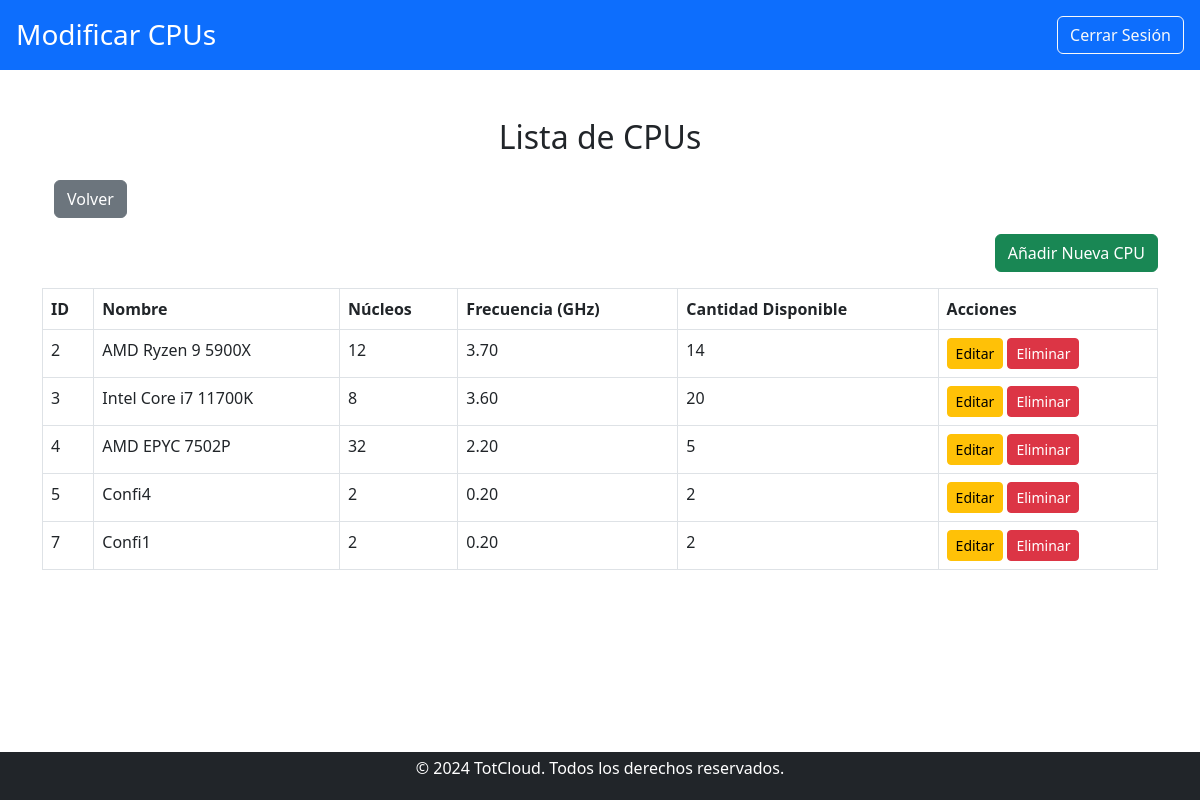
The app's page /trabajador/modificar_componentes/cpu/modificar_cpu.php (signed in), older data.
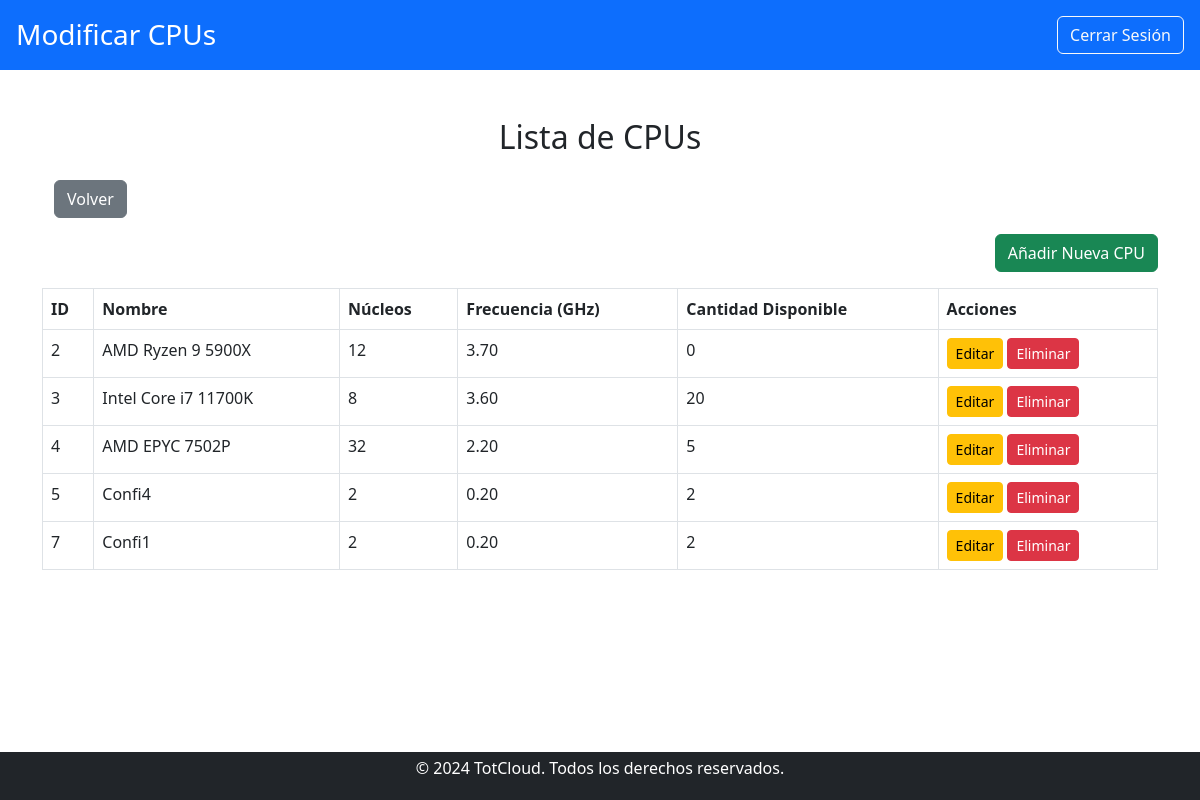
The same page, newer data.
### tables this page shows
CREATE TABLE `cpu` (
  `idCPU` int(11) NOT NULL,
  `Nombre` varchar(100) NOT NULL,
  `Fabricante` varchar(100) NOT NULL,
  `Arquitectura` varchar(50) NOT NULL,
  `Nucleos` int(11) NOT NULL,
  `Frecuencia` decimal(10,2) NOT NULL,
  `PrecioH` decimal(10,2) NOT NULL,
  `Cantidad` int(11) NOT NULL
);

### public/trabajador/modificar_componentes/cpu/modificar_cpu.php (the view, shortened to what this page needs)
<?php
include '../../../../includes/db_connect.php';
$cpus_query = "SELECT * FROM cpu";
$cpus_result = $conn->query($cpus_query);
?>
<!DOCTYPE html>
<html lang="es">
<head>
    <link href="https://cdn.jsdelivr.net/npm/bootstrap@5.3.0/dist/css/bootstrap.min.css" rel="stylesheet">
    <link href="../../../css/estilos.css" rel="stylesheet">
</head>
<body>
    <header class="bg-primary text-white d-flex justify-content-between align-items-center p-3">
        <div>
            <h1 class="h3 mb-0">Modificar CPUs</h1>
        </div>
        <div>
            <a href="../../../logout.php" class="btn btn-outline-light">Cerrar Sesión</a>
        </div>
    </header>
    <main class="container my-5">
        <h2 class="text-center mb-4">Lista de CPUs</h2>
        <div class="container my-3">
            <a href="../modificar_componentes.php" class="btn btn-secondary">Volver</a>
        </div>
        <div class="mb-3 text-end">
            <a href="crear_cpu.php" class="btn btn-success">Añadir Nueva CPU</a>
        </div>
        <?php if ($cpus_result && $cpus_result->num_rows > 0): ?>
            <table class="table table-bordered">
                <thead>
                    <tr>
                        <th>ID</th>
                        <th>Nombre</th>
                        <th>Núcleos</th>
                        <th>Frecuencia (GHz)</th>
                        <th>Cantidad Disponible</th>
                        <th>Acciones</th>
                    </tr>
                </thead>
                <tbody>
                    <?php while ($cpu = $cpus_result->fetch_assoc()): ?>
                        <tr>
                            <td><?php echo htmlspecialchars($cpu['idCPU']); ?></td>
                            <td><?php echo htmlspecialchars($cpu['Nombre']); ?></td>
                            <td><?php echo htmlspecialchars($cpu['Nucleos']); ?></td>
                            <td><?php echo htmlspecialchars($cpu['Frecuencia']); ?></td>
                            <td><?php echo htmlspecialchars($cpu['Cantidad']); ?></td>
                            <td>
                                <a href="editar_cpu.php?id=<?php echo $cpu['idCPU']; ?>" class="btn btn-warning btn-sm">Editar</a>
                                <a href="modificar_cpu.php?eliminar=<?php echo $cpu['idCPU']; ?>" class="btn btn-danger btn-sm" onclick="return confirm('¿Estás seguro de eliminar esta CPU?')">Eliminar</a>
                            </td>
                        </tr>
                    <?php endwhile; ?>
                </tbody>
            </table>
        <?php else: ?>
            <p class="text-center">No hay CPUs registradas.</p>
        <?php endif; ?>
    </main>
    <?php include '../../../../includes/footer.php'; ?>
</body>
</html>

Row changes from the older to the newer data that the page shows:
changed cpu "AMD Ryzen 9 5900X": Cantidad "14" → "0"
